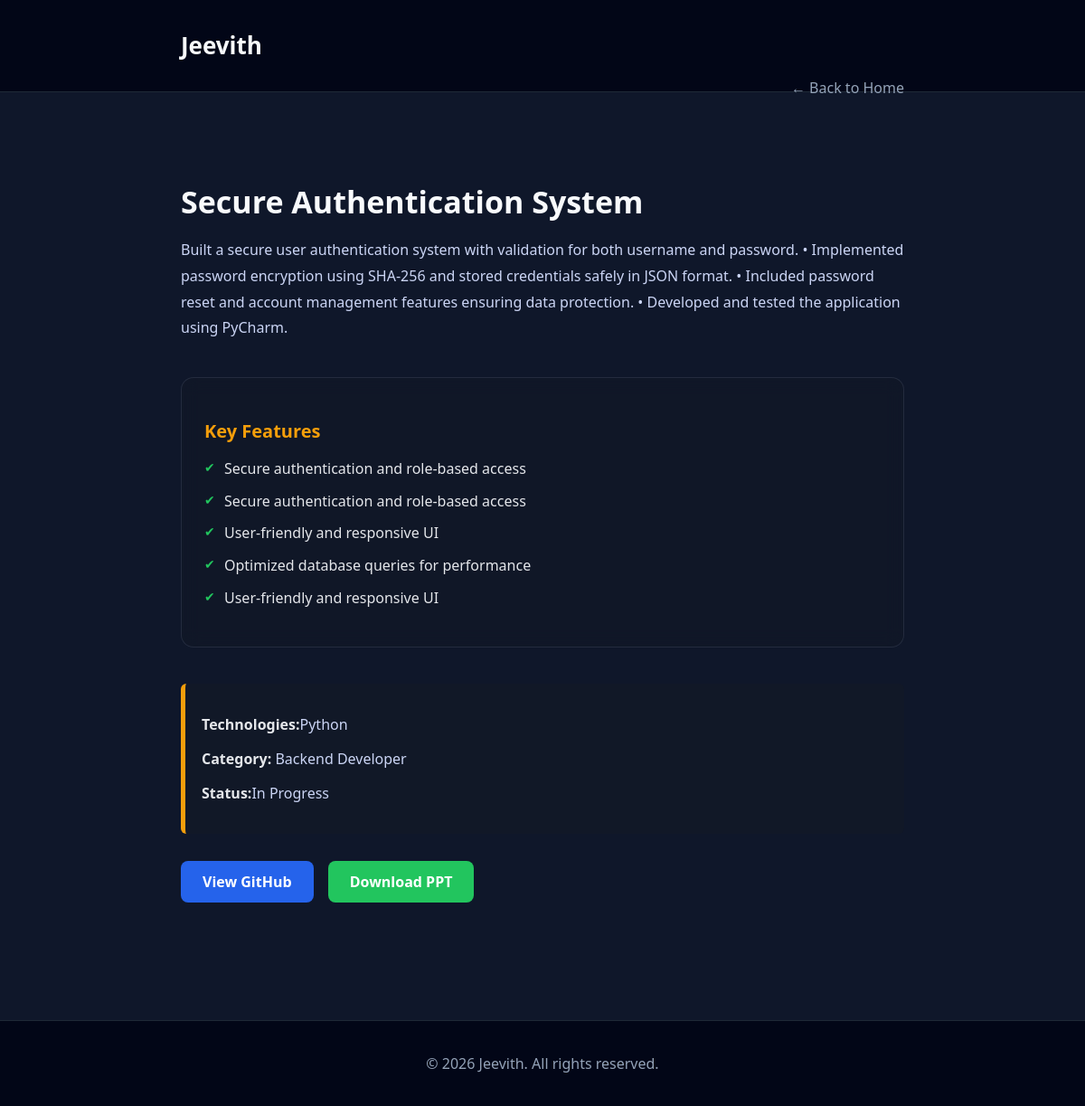
/project/1/, run on the app's committed database.
### My_portfolio/models.py (models this page shows, shortened)
class Intro(models.Model):
        logo_name=models.CharField(max_length=30)
        profile_name=models.CharField(max_length=50)
        role=models.CharField(max_length=100,default='Full Stack Web-Developer')
        introduction=models.TextField()
        profile_img=models.ImageField(upload_to='profile_img/', blank=True, null=True)
        about_me=models.TextField()
        resume_pdf=models.FileField(upload_to='resume_pdf/',blank=True,null=True)
        footer_name=models.CharField(max_length=50,blank=True)

class Projects(models.Model):
    title=models.CharField(max_length=50)
    short_description=models.CharField(max_length=150)
    detialed_description=models.TextField(max_length=1000)
    tech_stack=models.CharField(max_length=300)
    Category=models.CharField(max_length=50,default='Backend Developer')
    status=models.CharField(max_length=50,default='In Progress')
    image=models.ImageField(upload_to='project_images/', blank=True, null=True)
    project_pdf = models.FileField(upload_to="project_pdfs/",blank=True,null=True)
    github_link=models.URLField(blank=True)

class KeyFeature(models.Model):
    project = models.ForeignKey(Projects, on_delete=models.CASCADE, related_name="features")
    feature_text = models.CharField(max_length=255)

### My_portfolio/views.py (the view)
# urls.py: path('project/',Project_details,name="Project"),
def Project_details(request,id):
    intro=Intro.objects.first()
    project=Projects.objects.all()
    projects = Projects.objects.prefetch_related('features')
    project=get_object_or_404(project,id=id)
    return render(request,'My_portfolio/Project.html',{"project": project,"intro":intro})

### My_portfolio/templates/My_portfolio/Project.html (shortened to what this page needs)
{% load static %}
<!DOCTYPE html>
<html lang="en">
<head>
    <link rel="stylesheet" href="{% static 'My_portfolio/project_detail.css' %}">
</head>
<body>
<header class="navbar">
    <div class="container">
        <h1 class="logo">{{intro.logo_name}}</h1>
        <a href="/" class="back-link">← Back to Home</a>
    </div>
</header>
<section class="project-detail">
    <div class="container">
        <h2 class="project-title">{{project.title}}</h2>
        <p class="project-description">
           {{project.detialed_description}}
        </p>
<div class="key-features">
    <h3>Key Features</h3>
    <ul>
          {% for feature in project.features.all %}
            <li>{{ feature.feature_text }}</li>
        {% endfor %}
    </ul>
</div>
        <div class="project-info">
            <p><strong>Technologies:</strong>{{project.tech_stack}}</p>
            <p><strong>Category:</strong> {{project.Category}}</p>
            <p><strong>Status:</strong>{{project.status}}</p>
        </div>
        <div class="project-actions">
            <a href="{{project.github_link}}" class="btn">View GitHub</a>
            {% if project.project_pdf %}
            <a href="{{ project.project_pdf.url }}" class="btn btn-success" target="_blank">Download PPT</a>
            {% endif %}
        </div>
    </div>
</section>
<footer class="footer">
    <p>© 2026 {{intro.footer_name}}. All rights reserved.</p>
</footer>
</body>
</html>

### My_portfolio/static/My_portfolio/project_detail.css (style rules this page uses)
body { margin: 0; font-family: "Segoe UI", sans-serif; background-color: #0f172a; color: #cbd5f5; }
.navbar { background-color: #020617; border-bottom: 1px solid #1f2937; padding: 15px 0; }
.container { max-width: 800px; margin: auto; padding: 0 20px; }
.logo { color: #f8fafc; font-size: 26px; font-weight: bold; }
.back-link { float: right; color: #94a3b8; text-decoration: none; }
.project-detail { padding: 70px 0; }
.project-title { font-size: 34px; color: #f8fafc; margin-bottom: 15px; }
.project-description { font-size: 16px; line-height: 1.8; margin-bottom: 30px; }
.project-info { background-color: #111827; padding: 18px; border-left: 5px solid #f59e0b; border-radius: 6px; margin-bottom: 30px; }
.project-info strong { color: #e5e7eb; }
.project-actions { margin-top: 20px; }
.btn { display: inline-block; padding: 12px 24px; border-radius: 8px; font-weight: 600; text-decoration: none; background-color: #2563eb; color: #ffffff; transition: 0.3s; }
.btn-success { background-color: #22c55e; margin-left: 12px; }
.footer { text-align: center; padding: 20px; background-color: #020617; border-top: 1px solid #1f2937; color: #94a3b8; margin-top: 60px; }
.key-features { margin: 40px 0; padding: 25px; background: rgba(17, 24, 39, 0.6); backdrop-filter: blur(10px); border: 1px solid rgba(148, 163, 184, 0.15); border-radius: 14px; }
.key-features h3 { color: #f59e0b; margin-bottom: 15px; font-size: 20px; }
.key-features ul { list-style: none; padding-left: 0; }
.key-features ul li { padding-left: 22px; margin-bottom: 10px; position: relative; color: #e5e7eb; line-height: 1.6; }
.key-features ul li::before { content: "✔"; position: absolute; left: 0; color: #22c55e; font-size: 14px; }
body { overflow-x: hidden; }

### data on the page
Intro: logo_name "Jeevith", footer_name "Jeevith"
Projects: title "Secure Authentication System", detialed_description "Built a secure user authentication system with validation for both username and password. • Implemented password encryption using SHA-256 and stored credentials safely in JSON format. • Included password reset and account management features ensuring data protection. • Developed and tested the application using PyCharm.", tech_stack "Python", Category "Backend Developer", status "In Progress"
KeyFeature: feature_text "Secure authentication and role-based access"
KeyFeature: feature_text "Secure authentication and role-based access"
KeyFeature: feature_text "User-friendly and responsive UI"
KeyFeature: feature_text "Optimized database queries for performance"
KeyFeature: feature_text "User-friendly and responsive UI"
